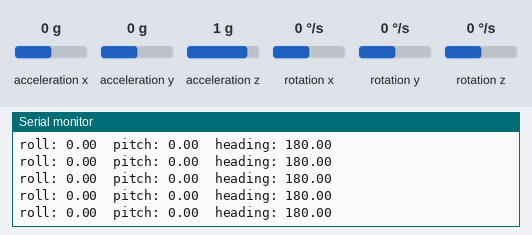
Bench run of a sketch on a simulated Arduino Nano 33 IoT. On the bench: the last lines printed to the serial monitor. Inputs (shaded band) come from the test bench; at power-on: acceleration x 0 g, acceleration y 0 g, acceleration z 1 g, rotation x 0 °/s, rotation y 0 °/s, rotation z 0 °/s.

Above: at 1.2 s.
1.3 s: acceleration x set to -1.4 g
At 1.9 s:
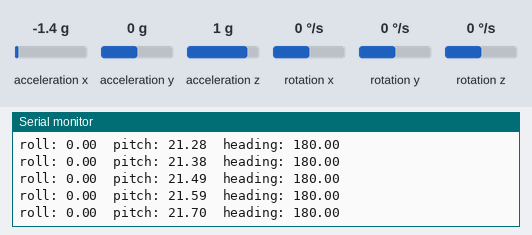
2.8 s: acceleration y set to -1.4 g
At 3.6 s:
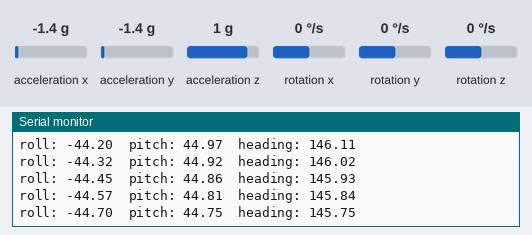
4.3 s: acceleration z set to -1.4 g
At 5.1 s:
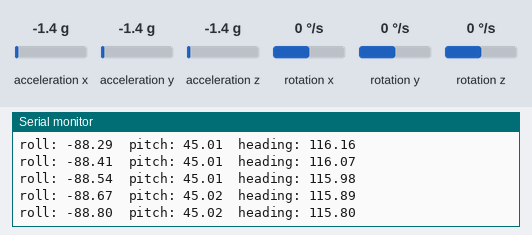
5.8 s: rotation x set to -192 °/s
At 6.7 s:
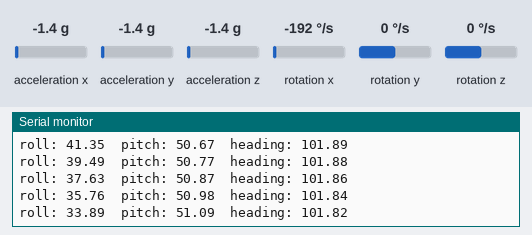
Timing chart, 0 to 7.2 s (numbered marks = the images above; inputs shaded):
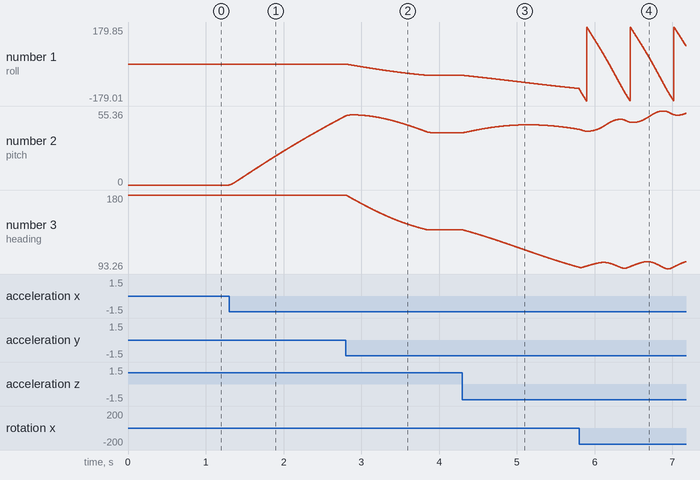

Measured:
- after the input at 1.3 s, the serial monitor: prints a new line at once (image 1)
- plotted number 2: 0 → 51.68 after the input at 1.3 s

The sketch:

madgwickdemo.ino
```cpp
//#include <SPI.h>
//#include <Wire.h>
#include <Arduino_LSM6DS3.h>
#include <MadgwickAHRS.h>
#include <Math.h>

float pitchFilteredOld;
Madgwick filter;
const float sensorRate = 104.00;

void setup() {
  Serial.begin(9600);
  while (!Serial);
  if(!IMU.begin())  {
    Serial.println("Failed to initialize IMU!");
    while (1);
  }
  filter.begin(sensorRate);
  Serial.println("Setup complete!");
}
void loop() {
  float xAcc, yAcc, zAcc;
  float xGyro, yGyro, zGyro;
  float roll, pitch, heading;
  if(IMU.accelerationAvailable() && IMU.gyroscopeAvailable()){
    IMU.readAcceleration(xAcc, yAcc, zAcc);
    IMU.readGyroscope(xGyro, yGyro, zGyro);
    filter.updateIMU(xGyro, yGyro, zGyro, xAcc, yAcc, zAcc);
    roll = filter.getRoll();
    pitch = filter.getPitch();
    heading = filter.getYaw();
    float pitchFiltered = 0.1 * pitch + 0.9 * pitchFilteredOld; // low pass filter
    pitchFilteredOld = pitchFiltered;
    Serial.print("roll: " + String(roll) + '\t');
    Serial.print("pitch: " + String(pitchFiltered) + '\t');
    Serial.println("heading: " + String(heading));
  }
}
```
